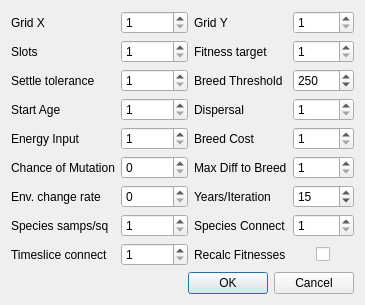
<?xml version="1.0" encoding="UTF-8"?>
<ui version="4.0">
 <class>Settings</class>
 <widget class="QDialog" name="Settings">
  <property name="geometry">
   <rect>
    <x>0</x>
    <y>0</y>
    <width>324</width>
    <height>301</height>
   </rect>
  </property>
  <property name="windowTitle">
   <string>Settings</string>
  </property>
  <layout class="QVBoxLayout" name="verticalLayout">
   <item>
    <layout class="QGridLayout" name="gridLayout">
     <item row="8" column="3" alignment="Qt::AlignHCenter">
      <widget class="QCheckBox" name="CheckBoxRecalcFitness">
       <property name="layoutDirection">
        <enum>Qt::RightToLeft</enum>
       </property>
       <property name="text">
        <string/>
       </property>
      </widget>
     </item>
     <item row="8" column="2">
      <widget class="QLabel" name="lableRF">
       <property name="text">
        <string>Recalc Fitnesses</string>
       </property>
      </widget>
     </item>
     <item row="2" column="0">
      <widget class="QLabel" name="label_5">
       <property name="text">
        <string>Settle tolerance</string>
       </property>
      </widget>
     </item>
     <item row="1" column="2">
      <widget class="QLabel" name="label_4">
       <property name="text">
        <string>Fitness target</string>
       </property>
      </widget>
     </item>
     <item row="1" column="3">
      <widget class="QSpinBox" name="SpinBoxFitnessTarget">
       <property name="enabled">
        <bool>true</bool>
       </property>
       <property name="minimum">
        <number>1</number>
       </property>
       <property name="maximum">
        <number>96</number>
       </property>
      </widget>
     </item>
     <item row="2" column="2">
      <widget class="QLabel" name="label_8">
       <property name="text">
        <string>Breed Threshold</string>
       </property>
      </widget>
     </item>
     <item row="2" column="1">
      <widget class="QSpinBox" name="SpinBoxSettleTolerance">
       <property name="minimum">
        <number>1</number>
       </property>
       <property name="maximum">
        <number>30</number>
       </property>
      </widget>
     </item>
     <item row="1" column="0">
      <widget class="QLabel" name="label_3">
       <property name="text">
        <string>Slots</string>
       </property>
      </widget>
     </item>
     <item row="1" column="1">
      <widget class="QSpinBox" name="SpinBoxSlots">
       <property name="enabled">
        <bool>true</bool>
       </property>
       <property name="minimum">
        <number>1</number>
       </property>
       <property name="maximum">
        <number>256</number>
       </property>
      </widget>
     </item>
     <item row="0" column="3">
      <widget class="QSpinBox" name="SpinBoxGridY">
       <property name="enabled">
        <bool>true</bool>
       </property>
       <property name="minimum">
        <number>1</number>
       </property>
       <property name="maximum">
        <number>256</number>
       </property>
      </widget>
     </item>
     <item row="0" column="2">
      <widget class="QLabel" name="label_2">
       <property name="text">
        <string>Grid Y</string>
       </property>
      </widget>
     </item>
     <item row="0" column="1">
      <widget class="QSpinBox" name="SpinBoxGridX">
       <property name="enabled">
        <bool>true</bool>
       </property>
       <property name="minimum">
        <number>1</number>
       </property>
       <property name="maximum">
        <number>256</number>
       </property>
      </widget>
     </item>
     <item row="0" column="0">
      <widget class="QLabel" name="label">
       <property name="text">
        <string>Grid X</string>
       </property>
      </widget>
     </item>
     <item row="2" column="3">
      <widget class="QSpinBox" name="SpinBoxBreedThreshold">
       <property name="enabled">
        <bool>true</bool>
       </property>
       <property name="minimum">
        <number>1</number>
       </property>
       <property name="maximum">
        <number>5000</number>
       </property>
       <property name="value">
        <number>250</number>
       </property>
      </widget>
     </item>
     <item row="3" column="0">
      <widget class="QLabel" name="label_12">
       <property name="text">
        <string>Start Age</string>
       </property>
      </widget>
     </item>
     <item row="3" column="1">
      <widget class="QSpinBox" name="SpinBoxStartAge">
       <property name="minimum">
        <number>1</number>
       </property>
       <property name="maximum">
        <number>1000</number>
       </property>
      </widget>
     </item>
     <item row="3" column="2">
      <widget class="QLabel" name="label_6">
       <property name="text">
        <string>Dispersal</string>
       </property>
      </widget>
     </item>
     <item row="3" column="3">
      <widget class="QSpinBox" name="SpinBoxDispersal">
       <property name="minimum">
        <number>1</number>
       </property>
       <property name="maximum">
        <number>200</number>
       </property>
      </widget>
     </item>
     <item row="4" column="0">
      <widget class="QLabel" name="label_7">
       <property name="text">
        <string>Energy Input</string>
       </property>
      </widget>
     </item>
     <item row="4" column="1">
      <widget class="QSpinBox" name="SpinBoxFood">
       <property name="minimum">
        <number>1</number>
       </property>
       <property name="maximum">
        <number>20000</number>
       </property>
      </widget>
     </item>
     <item row="4" column="2">
      <widget class="QLabel" name="label_9">
       <property name="text">
        <string>Breed Cost</string>
       </property>
      </widget>
     </item>
     <item row="4" column="3">
      <widget class="QSpinBox" name="SpinBoxBreedCost">
       <property name="minimum">
        <number>1</number>
       </property>
       <property name="maximum">
        <number>10000</number>
       </property>
      </widget>
     </item>
     <item row="5" column="0">
      <widget class="QLabel" name="label_11">
       <property name="text">
        <string>Chance of Mutation</string>
       </property>
      </widget>
     </item>
     <item row="5" column="1">
      <widget class="QSpinBox" name="SpinBoxMutationChance">
       <property name="maximum">
        <number>255</number>
       </property>
      </widget>
     </item>
     <item row="5" column="2">
      <widget class="QLabel" name="label_10">
       <property name="text">
        <string>Max Diff to Breed</string>
       </property>
      </widget>
     </item>
     <item row="5" column="3">
      <widget class="QSpinBox" name="SpinBoxDifferenceBreed">
       <property name="minimum">
        <number>1</number>
       </property>
       <property name="maximum">
        <number>31</number>
       </property>
      </widget>
     </item>
     <item row="6" column="1">
      <widget class="QSpinBox" name="SpinBoxEnvChangeRate">
       <property name="maximum">
        <number>100000</number>
       </property>
      </widget>
     </item>
     <item row="6" column="0">
      <widget class="QLabel" name="label_13">
       <property name="text">
        <string>Env. change rate</string>
       </property>
      </widget>
     </item>
     <item row="6" column="3">
      <widget class="QSpinBox" name="SpinBoxYearsPerIteration">
       <property name="minimum">
        <number>1</number>
       </property>
       <property name="maximum">
        <number>99</number>
       </property>
       <property name="value">
        <number>15</number>
       </property>
      </widget>
     </item>
     <item row="7" column="1">
      <widget class="QSpinBox" name="SpinBoxSpeciesSamples">
       <property name="minimum">
        <number>1</number>
       </property>
      </widget>
     </item>
     <item row="7" column="3">
      <widget class="QSpinBox" name="SpinBoxSpeciesConnect">
       <property name="minimum">
        <number>1</number>
       </property>
       <property name="maximum">
        <number>10000</number>
       </property>
      </widget>
     </item>
     <item row="6" column="2">
      <widget class="QLabel" name="label_14">
       <property name="text">
        <string>Years/Iteration</string>
       </property>
      </widget>
     </item>
     <item row="7" column="0">
      <widget class="QLabel" name="label_15">
       <property name="text">
        <string>Species samps/sq</string>
       </property>
      </widget>
     </item>
     <item row="8" column="1">
      <widget class="QSpinBox" name="SpinBoxTimeSliceConnect">
       <property name="minimum">
        <number>1</number>
       </property>
       <property name="maximum">
        <number>100</number>
       </property>
      </widget>
     </item>
     <item row="8" column="0">
      <widget class="QLabel" name="label_17">
       <property name="text">
        <string>Timeslice connect</string>
       </property>
      </widget>
     </item>
     <item row="7" column="2">
      <widget class="QLabel" name="label_16">
       <property name="text">
        <string>Species Connect</string>
       </property>
      </widget>
     </item>
    </layout>
   </item>
   <item>
    <spacer name="verticalSpacer">
     <property name="orientation">
      <enum>Qt::Vertical</enum>
     </property>
     <property name="sizeHint" stdset="0">
      <size>
       <width>20</width>
       <height>40</height>
      </size>
     </property>
    </spacer>
   </item>
   <item>
    <widget class="QDialogButtonBox" name="buttonBox">
     <property name="orientation">
      <enum>Qt::Horizontal</enum>
     </property>
     <property name="standardButtons">
      <set>QDialogButtonBox::Cancel|QDialogButtonBox::Ok</set>
     </property>
    </widget>
   </item>
  </layout>
 </widget>
 <resources/>
 <connections>
  <connection>
   <sender>buttonBox</sender>
   <signal>accepted()</signal>
   <receiver>Settings</receiver>
   <slot>accept()</slot>
   <hints>
    <hint type="sourcelabel">
     <x>248</x>
     <y>254</y>
    </hint>
    <hint type="destinationlabel">
     <x>157</x>
     <y>274</y>
    </hint>
   </hints>
  </connection>
  <connection>
   <sender>buttonBox</sender>
   <signal>rejected()</signal>
   <receiver>Settings</receiver>
   <slot>reject()</slot>
   <hints>
    <hint type="sourcelabel">
     <x>316</x>
     <y>260</y>
    </hint>
    <hint type="destinationlabel">
     <x>286</x>
     <y>274</y>
    </hint>
   </hints>
  </connection>
 </connections>
</ui>
